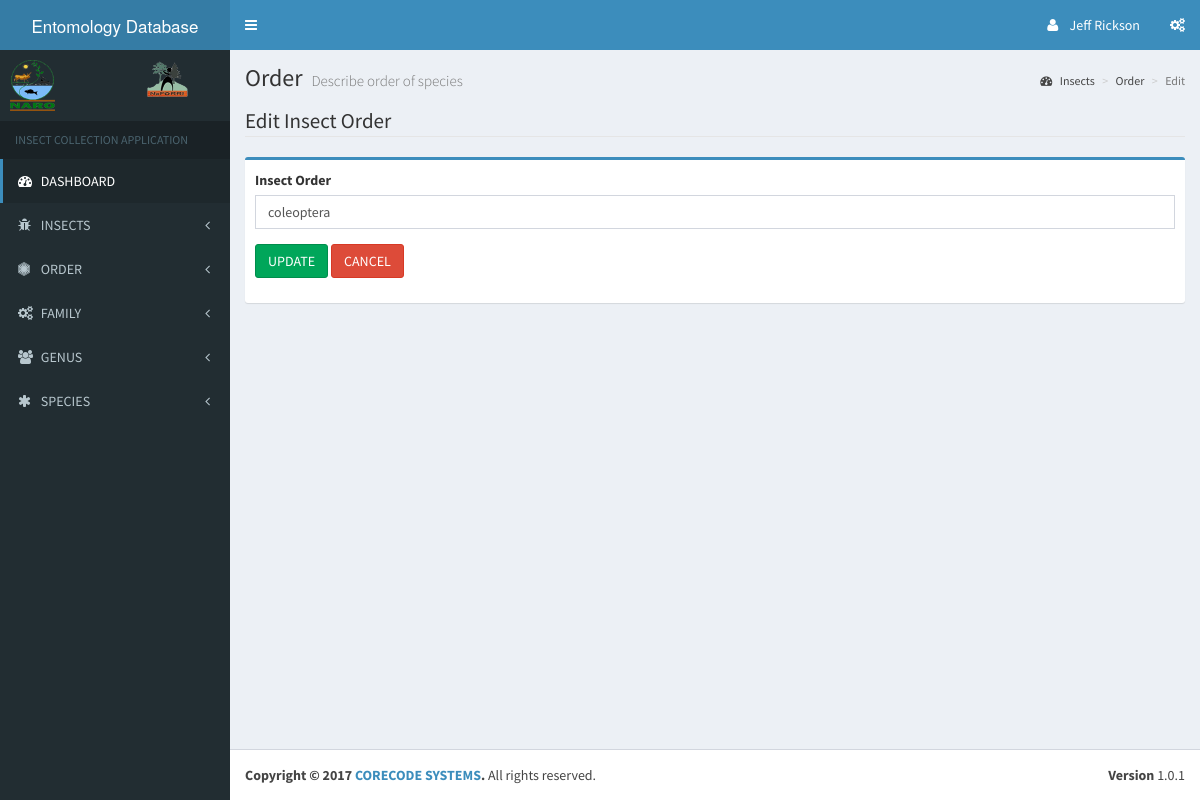
The app's page /admin/edit_order.php?id=1 (signed in), older data.
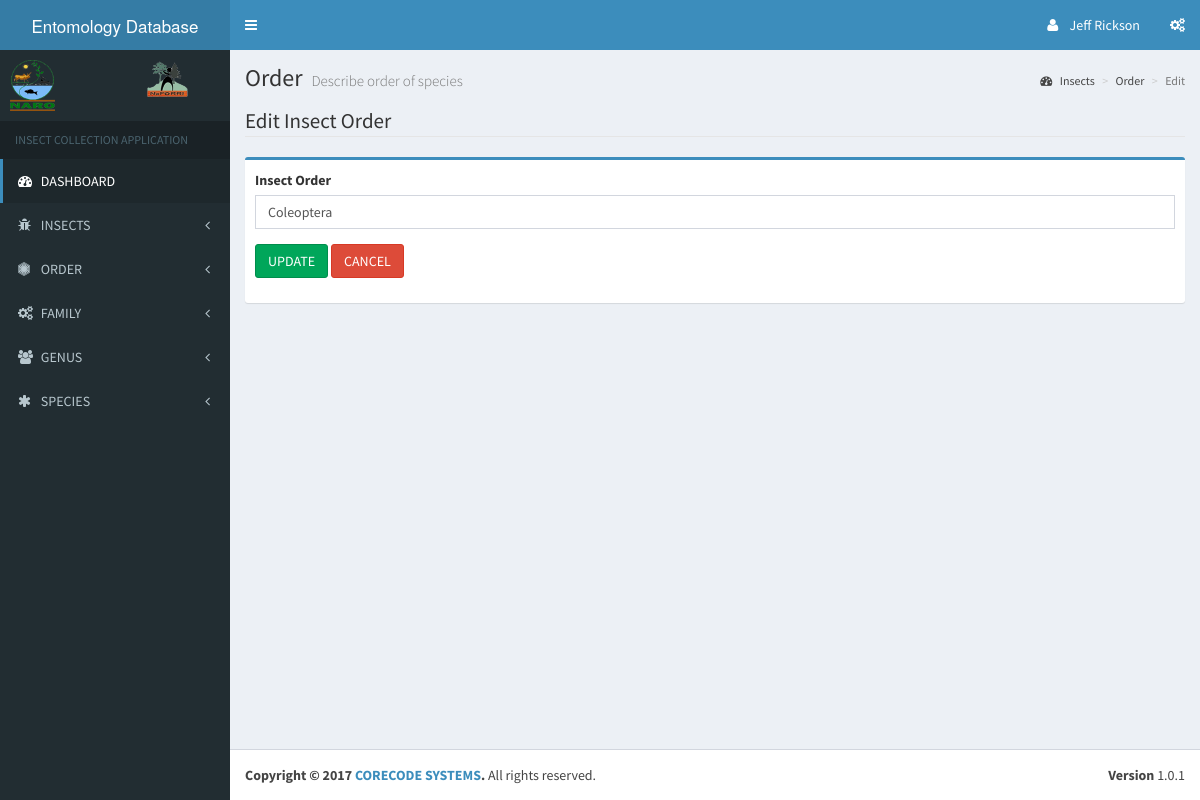
The same page, newer data.
### tables this page shows
CREATE TABLE `order` (
  `order_Id` int(11) NOT NULL,
  `order_name` varchar(50) NOT NULL
);

### libs/database.php (called while the page is built, shortened)
<?php
    class database {
        public $host    = DB_HOST;
        public $user    = DB_USER;
        public $pass    = DB_PASS;
        public $db_name = DB_NAME;
        public $conn;
        public function connect() {
            $this->conn = new mysqli($this->host, $this->user, $this->pass, $this->db_name);
        }
        public function select_one($query) {
            $result = $this->conn->query($query);
            if($result->num_rows > 0) {
                return $result->fetch_object();
            }else {
                return false;
            }
        }
    }
?>

### admin/edit_order.php (the view, shortened to what this page needs)
<?php
    require_once '../libs/database.php';
    $db = new database();
    if(isset($_GET['id'])) {
        $id = $_GET['id'];
    }
    $order_record = $db->select_one("SELECT order_name FROM `order` WHERE order_Id = {$id} LIMIT 1");
?>
<?php include 'includes/header.php'; ?>
<?php include 'includes/sidebar_nav.php'; ?>
<div class="content-wrapper">
    <section class="content-header">
        <h1>
            Order
            <small>Describe order of species</small>
        </h1>
        <ol class="breadcrumb">
            <li><a href="dashboard.php"><i class="fa fa-dashboard"></i> Insects</a></li>
            <li><a href="order_list.php">Order</a></li>
            <li class="active">Edit</li>
        </ol>
    </section>
    <section class="content">
        <div class='row'>
            <div class='col-md-12'>
                <fieldset>
                    <legend>Edit Insect Order</legend>
                    <form action='' method='post' role='form'>
                        <div class='box box-primary'>
                            <div class='box-body'>
                                <div class='form-group'>
                                    <label class='control-label' for='order'>Insect Order</label>
                                    <input type='text' class='form-control' id='order' name='order' value="<?php echo $order_record->order_name; ?>">
                                </div>
                                <div class='form-group'>
                                    <input type='submit' name='update' class='btn btn-success' value='UPDATE'>
                                    <input type='reset' name='cancel' class='btn btn-danger' value='CANCEL'>
                                </div>
                            </div>
                        </div>
                    </form>
                </fieldset>
            </div>
        </div>
    </section>
</div>
<?php include 'includes/footer.php'; ?>

Row changes from the older to the newer data that the page shows:
changed order: order "coleoptera" → "Coleoptera"
